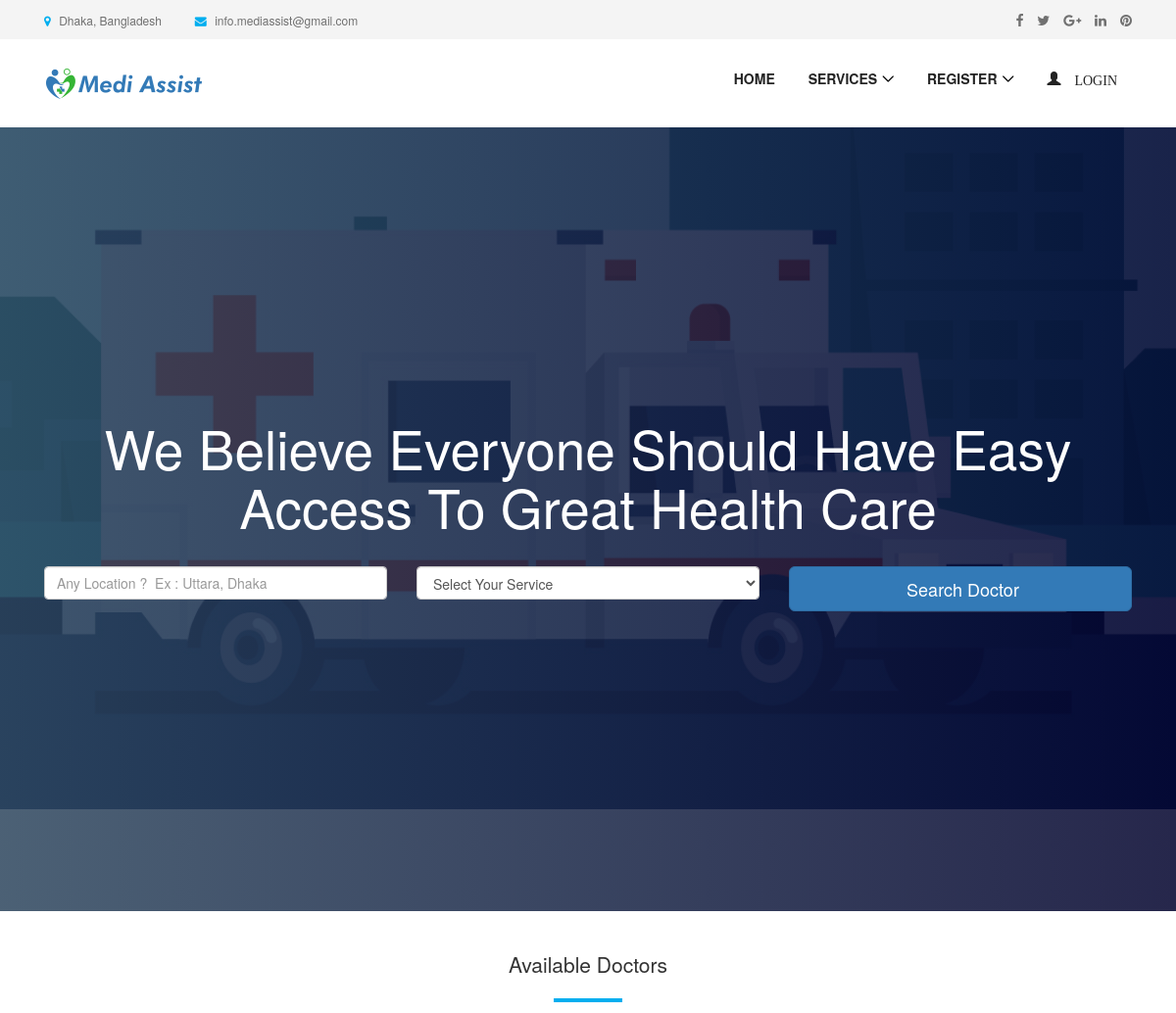
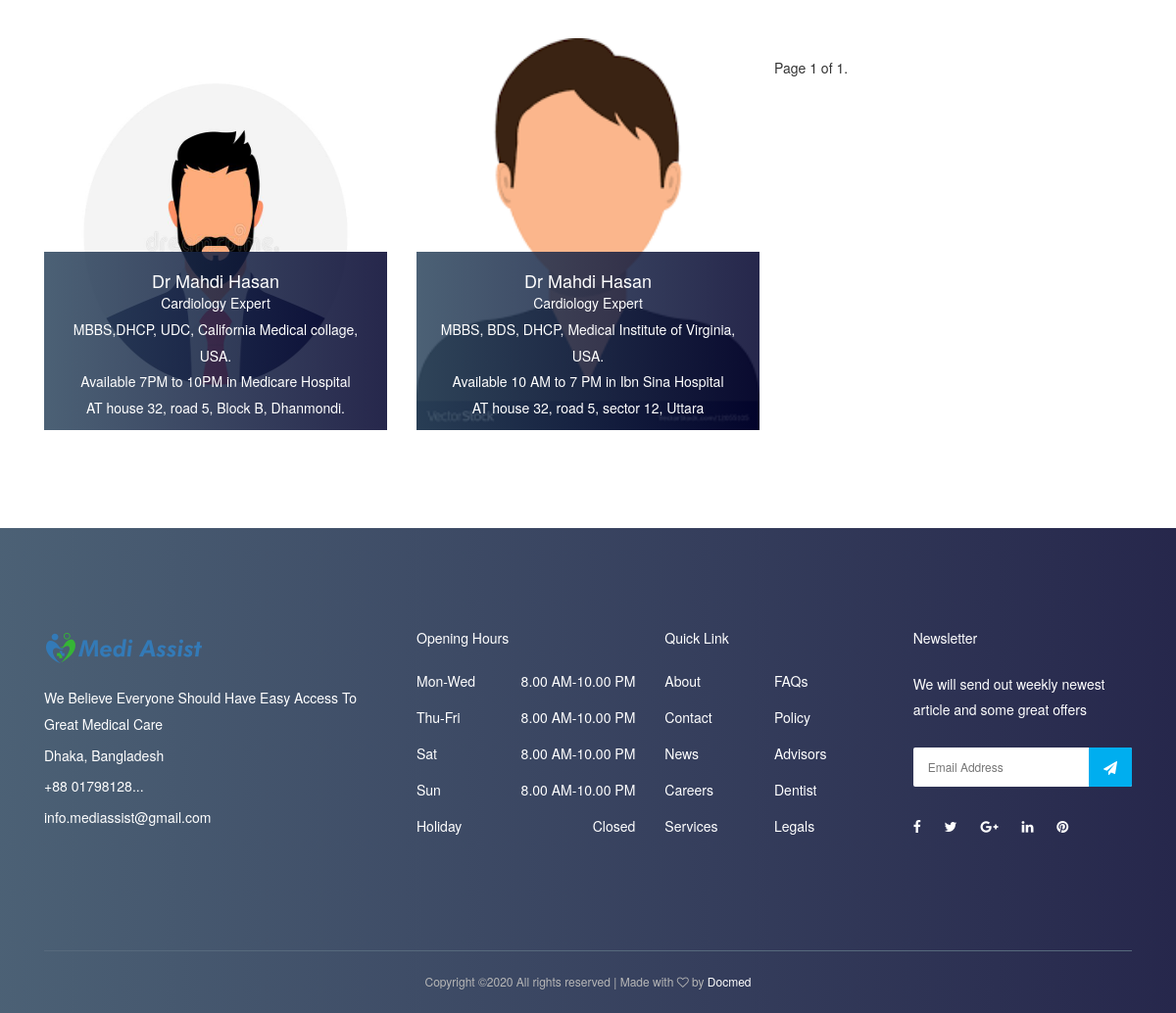
The page / on the database its author committed (2 pictures, top to bottom).
### appointment/models.py (models this page shows, shortened)
class Appointment(models.Model):
    user = models.ForeignKey(User, on_delete=models.CASCADE)
    full_name = models.CharField(max_length=100)
    image = models.ImageField(null=True, blank=True)
    location = models.CharField(max_length=100)
    start_time = models.CharField(max_length=10)
    end_time = models.CharField(max_length=10)
    qualification_name = models.CharField(max_length=100)
    institute_name = models.CharField(max_length=100)
    hospital_name = models.CharField(max_length=100)
    department = models.CharField(choices=department, max_length=100)
    created_at = models.DateTimeField(default=timezone.now)

### appointment/views.py (the view)
# urls.py: path('', HomePageView.as_view(), name='home'),
class HomePageView(ListView):
    paginate_by = 9
    model = Appointment
    context_object_name = 'home'
    template_name = "home.html"
    def get_queryset(self):
        return self.model.objects.all().order_by('-id')

### templates/home.html (shortened to what this page needs)
{% extends 'base.html' %}
{% load static %}
{% block content %}
  <section class="welcome-area">
    <div class="welcome-slides owl-carousel">
      <div class="welcome-welcome-slide bg-img bg-gradient-overlay jarallax"  style="background-image: url('{% static 'img/bg-img/1.jpg' %}');">
        <div class="container h-100">
          <div class="row h-100 align-items-center">
            <div class="col-12">
              <div class="welcome-text text-center">
                <h2 data-animation="fadeInUp" data-delay="100ms">We Believe Everyone Should Have Easy Access To Great Health Care</h2>
                <div class="welcome-btn-group">
                    <form id="job-main-form" method="get" action="{% url 'appointment:search' %}" class="search-doctor-form">
                    <div class="row mb-5">
                        <div class="col-12 col-sm-6 col-md-6 col-lg-4 mb-4 mb-lg-0">
                            <input type="text" id="location" name="location"
                                   class="form-control form-control-lg" placeholder="Any Location ?  Ex : Uttara, Dhaka">
                        </div>
                        <div class="col-12 col-sm-6 col-md-6 col-lg-4 mb-4 mb-lg-0">
                            <select id="department" name="department" class="form-control">
                                <option style="display: none;" >Select Your Service</option>
                            </select>
                        </div>
                        <div class="col-12 col-sm-6 col-md-6 col-lg-4 mb-4 mb-lg-0">
                            <button type="submit" class="btn btn-primary btn-lg btn-block text-black btn-search">Search Doctor
                            </button>
                        </div>
                    </div>
                </form>
                </div>
              </div>
            </div>
          </div>
        </div>
      </div>
    </div>
  </section>
    <section class="dentist-area section-padding-35-0">
        <div class="container">
            <div class="row">
                <div class="col-12">
                    <div class="section-heading text-center">
                        <h3 class="lead">Available Doctors </h3>
                        <div class="line"></div>
                    </div>
                </div>
            </div>
            <div class="row">
                {% for apt in home %}
                    <div class="col-12 col-sm-6 col-md-4">
                        <div class="single-dentist-area mb-100">
                            <img style="height: 400px; width: 450px" src="{{ apt.image.url }}" alt="">
                            <div class="dentist-content">
                                <div class="dentist-info bg-gradient-overlay">
                                    {% if request.user.is_authenticated and request.user.role == 'patient' %}
                                        <h5>{{ apt.full_name }}</h5>
                                        <p>{{ apt.department }} Expert</p>
                                        <p>{{ apt.qualification_name }}, {{ apt.institute_name }}</p>
                                        <p>Available {{ apt.start_time }} to {{ apt.end_time }}
                                            in {{ apt.hospital_name }}</p>
                                        <p>
                                            AT {{ apt.location }} <i class="fa fa-th"></i>
                                            <a href="{% url 'appointment:take-appointment' apt.id %}"> Take
                                                Appointment</a>
                                        </p>
                                        {% else %}
                                         <h5>{{ apt.full_name }}</h5>
                                        <p>{{ apt.department }} Expert</p>
                                        <p>{{ apt.qualification_name }}, {{ apt.institute_name }}</p>
                                        <p>Available {{ apt.start_time }} to {{ apt.end_time }}
                                            in {{ apt.hospital_name }}</p>
                                        <p>
                                            AT {{ apt.location }} </p>
                                    {% endif %}
                                </div>
                            </div>
                        </div>
                    </div>
                {% endfor %}
                <div class="pagination">
    <span class="step-links">
        <span class="current">
            Page {{ page_obj.number }} of {{ page_obj.paginator.num_pages }}.
        </span>
    </span>
                </div>
            </div>
        </div>
    </section>
{% endblock %}

### templates/base.html (shortened to what this page needs)
{% load static %}
<!DOCTYPE html>
<html lang="en">
<head>
  <link rel="stylesheet" href="{% static 'style.css' %}">
<link rel="stylesheet" href="https://maxcdn.bootstrapcdn.com/bootstrap/3.3.7/css/bootstrap.min.css">
</head>
<body>
   {% include 'nav.html' %}
      {% block content %}
  {% endblock  %}
  <footer class="footer-area bg-img bg-gradient-overlay">
    <div class="container">
      <div class="row">
        <div class="col-12 col-sm-6 col-lg-4">
          <div class="single-footer-widget">
            <a href="./index.html" class="d-block mb-4"><img src="{% static 'img/logo.png' %}" alt=""></a>
            <div class="footer-contact">
                 <p> We Believe Everyone Should Have Easy Access To Great Medical Care</p>
              <p> Dhaka, Bangladesh</p>
              <p> +88 01798128...</p>
              <p> info.mediassist@gmail.com</p>
            </div>
          </div>
        </div>
        <div class="col-12 col-sm-6 col-lg">
          <div class="single-footer-widget">
            <h5 class="widget-title">Opening Hours</h5>
            <ul class="opening-hours">
              <li><span>Mon-Wed</span> <span>8.00 AM-10.00 PM</span></li>
              <li><span>Thu-Fri</span> <span>8.00 AM-10.00 PM</span></li>
              <li><span>Sat</span> <span>8.00 AM-10.00 PM</span></li>
              <li><span>Sun</span> <span>8.00 AM-10.00 PM</span></li>
              <li><span>Holiday</span> <span>Closed</span></li>
            </ul>
          </div>
        </div>
        <div class="col-12 col-sm-6 col-lg">
          <div class="single-footer-widget">
            <h5 class="widget-title">Quick Link</h5>
            <nav>
              <ul class="quick-links">
                <li><a href="#">About</a></li>
                <li><a href="#">FAQs</a></li>
                <li><a href="#">Contact</a></li>
                <li><a href="#">Policy</a></li>
                <li><a href="#">News</a></li>
                <li><a href="#">Advisors</a></li>
                <li><a href="#">Careers</a></li>
                <li><a href="#">Dentist</a></li>
                <li><a href="#">Services</a></li>
                <li><a href="#">Legals</a></li>
              </ul>
            </nav>
          </div>
        </div>
        <div class="col-12 col-sm-6 col-lg">
          <div class="single-footer-widget">
            <h5 class="widget-title">Newsletter</h5>
            <p>We will send out weekly newest article and some great offers</p>
            <div class="footer-newsletter-form">
              <form action="#" method="post">
                <input type="email" name="nl-email" value="" placeholder="Email Address">
                <button type="submit"><i class="fa fa-paper-plane" aria-hidden="true"></i></button>
              </form>
            </div>
            <div class="footer-social-info">
              <a href="#" data-toggle="tooltip" data-placement="top" title="Facebook"><i class="fa fa-facebook"></i></a>
              <a href="#" data-toggle="tooltip" data-placement="top" title="Twitter"><i class="fa fa-twitter"></i></a>
              <a href="#" data-toggle="tooltip" data-placement="top" title="Google Plus"><i class="fa fa-google-plus"></i></a>
              <a href="#" data-toggle="tooltip" data-placement="top" title="Linkedin"><i class="fa fa-linkedin"></i></a>
              <a href="#" data-toggle="tooltip" data-placement="top" title="Pinterest"><i class="fa fa-pinterest"></i></a>
            </div>
          </div>
        </div>
      </div>
    </div>
    <div class="container">
      <div class="row">
        <div class="col-12">
          <div class="copywrite-content">
            <p>
Copyright &copy;<script>document.write(new Date().getFullYear());</script> All rights reserved | Made with <i class="fa fa-heart-o" aria-hidden="true"></i> by <a href="https://docmed.com" target="_blank">Docmed</a>
</p>
          </div>
        </div>
      </div>
    </div>
  </footer>
</body>
</html>

### templates/nav.html (shortened to what this page needs)
{% load static %}
<header class="header-area">
    <div class="top-header-area">
        <div class="container h-100">
            <div class="row h-100 align-items-center">
                <div class="col-6 col-md-9 col-lg-8">
                    <div class="top-header-content">
                        <a href="#" data-toggle="tooltip" data-placement="bottom" title="Dhaka, Bangladesh"><i
                                class="fa fa-map-marker"></i> <span>Dhaka, Bangladesh</span></a>
                        <a href="#" data-toggle="tooltip" data-placement="bottom" title="info.mediassist@gmail.com"><i
                                class="fa fa-envelope"></i> <span>info.mediassist@gmail.com</span></a>
                    </div>
                </div>
                <div class="col-6 col-md-3 col-lg-4">
                    <div class="top-header-social-info text-right">
                        <a href="#" data-toggle="tooltip" data-placement="bottom" title="Facebook"><i
                                class="fa fa-facebook"></i></a>
                        <a href="#" data-toggle="tooltip" data-placement="bottom" title="Twitter"><i
                                class="fa fa-twitter"></i></a>
                        <a href="#" data-toggle="tooltip" data-placement="bottom" title="Google Plus"><i
                                class="fa fa-google-plus"></i></a>
                        <a href="#" data-toggle="tooltip" data-placement="bottom" title="Linkedin"><i
                                class="fa fa-linkedin"></i></a>
                        <a href="#" data-toggle="tooltip" data-placement="bottom" title="Pinterest"><i
                                class="fa fa-pinterest"></i></a>
                    </div>
                </div>
            </div>
        </div>
    </div>
    <div class="main-header-area">
        <div class="classy-nav-container breakpoint-off">
            <div class="container">
                <nav class="classy-navbar justify-content-between" id="dentoNav">
                    <a class="nav-brand" href="{% url 'appointment:home' %}"><img src="{% static 'img/logo.png' %}" alt="">
                    </a>
                    <div class="classy-menu">
                        <div class="classynav">
                            <ul id="nav">
                                <li><a href="{% url 'appointment:home' %}">Home</a></li>
                                 <li><a href="#">Services</a>
                                    </li>
                                {% if request.user.is_authenticated and request.user.role == 'doctor' %}
                                    <li>
                                        <a href="">
                                            <span class="glyphicon glyphicon-user">
                                                    {{ request.user.first_name }}
                                            </span>
                                        </a>
                                        <ul class="dropdown">
                                            <li><a href="{% url 'accounts:doctor-profile-update'  %}"> EDIT PROFILE</a></li>
                                            <li><a href="{% url 'appointment:patient-list' %}"> PATIENTS</a></li>
                                            <li><a href="{% url 'appointment:doctor-appointment' %}">  APPOINTMENTS</a></li>
                                            <li><a href="{% url 'appointment:doctor-appointment-create' %}"> CREATE APPOINTMENT</a></li>
                                            <li><a href="{% url 'accounts:logout' %}"> LOGOUT</a></li>
                                        </ul>
                                    </li>
                              {% else %}
                                    <li><a href="#">Register</a>
                                    </li>
                                    <li>
                                        <a href="{% url 'accounts:login' %}">
                                            <span class="glyphicon glyphicon-user"> login</span>
                                        </a>
                                    </li>
                                {% endif %}
                            </ul>
                        </div>
                    </div>
                </nav>
            </div>
        </div>
    </div>
</header>

### static/css/default-assets/classy-nav.css (style rules this page uses)
body { font-family: "Roboto", sans-serif; }
ul { margin: 0; }
ul li { list-style: none; }
img { height: auto; max-width: 100%; }
.bg-img { background-position: center center; background-size: cover; background-repeat: no-repeat; }
.classy-nav-container { position: relative; z-index: 100; background-color: #ffffff; }
.classy-nav-container * { box-sizing: border-box; }
.classy-nav-container a { -webkit-transition-duration: 500ms; transition-duration: 500ms; text-decoration: none; outline: none; font-size: 14px; font-weight: 400; color: #232323; display: inline-block; }
.justify-content-between { -webkit-box-pack: justify; -ms-flex-pack: justify; justify-content: space-between; }
.classy-navbar { width: 100%; height: 70px; padding: 0.5em 2em; display: -webkit-box; display: -ms-flexbox; display: flex; -webkit-box-align: center; -ms-flex-align: center; -ms-grid-row-align: center; align-items: center; }
.classy-navbar .nav-brand { font-size: 26px; font-weight: 500; color: #565656; display: inline-block; margin-right: 30px; }
.classynav ul li { display: inline-block; clear: both; position: inherit; z-index: 10; }
.classynav ul li.cn-dropdown-item { position: relative; z-index: 10; }
.classynav ul li a { padding: 0 12px; display: block; height: 35px; font-size: 14px; line-height: 34px; }
.classynav ul li.megamenu-item>a:after, .classynav ul li.has-down>a:after { font-family: 'classyfonts'; content: "\e900"; font-size: 12px; color: #000000; padding-left: 5px; -webkit-transition-duration: 500ms; transition-duration: 500ms; }
.breakpoint-off .classynav { display: -webkit-box; display: -ms-flexbox; display: flex; -webkit-box-align: center; -ms-flex-align: center; -ms-grid-row-align: center; align-items: center; }

### rows shown on the page
Appointment: image (picture), full_name "Dr Mahdi Hasan", department "Cardiology", qualification_name "MBBS,DHCP, UDC", institute_name "California Medical collage, USA.", start_time "7PM", end_time "10PM", hospital_name "Medicare Hospital", location "house 32, road 5, Block B, Dhanmondi."
Appointment: image (picture), full_name "Dr Mahdi Hasan", department "Cardiology", qualification_name "MBBS, BDS, DHCP", institute_name "Medical Institute of Virginia, USA.", start_time "10 AM", end_time "7 PM", hospital_name "Ibn Sina Hospital", location "house 32, road 5, sector 12, Uttara"

### other values the page prints
{{ page_obj.number }} "1"
{{ page_obj.paginator.num_pages }} "1"
